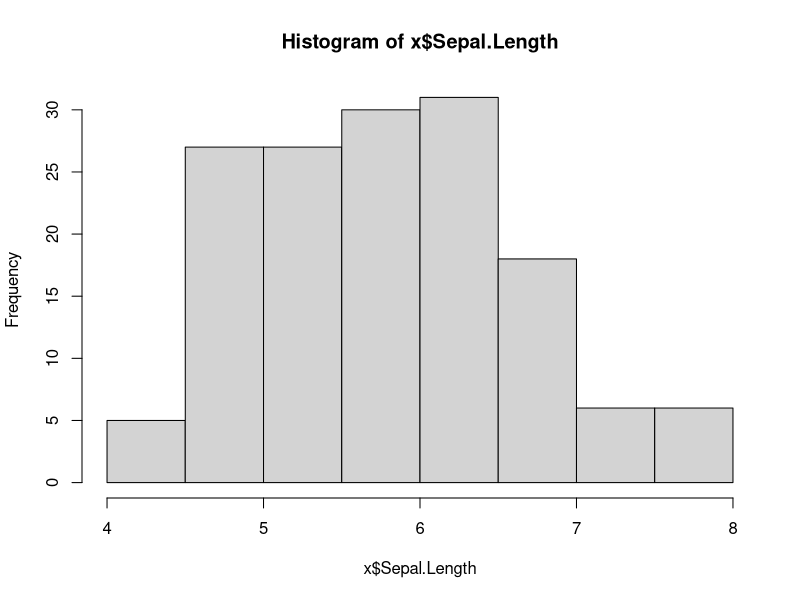
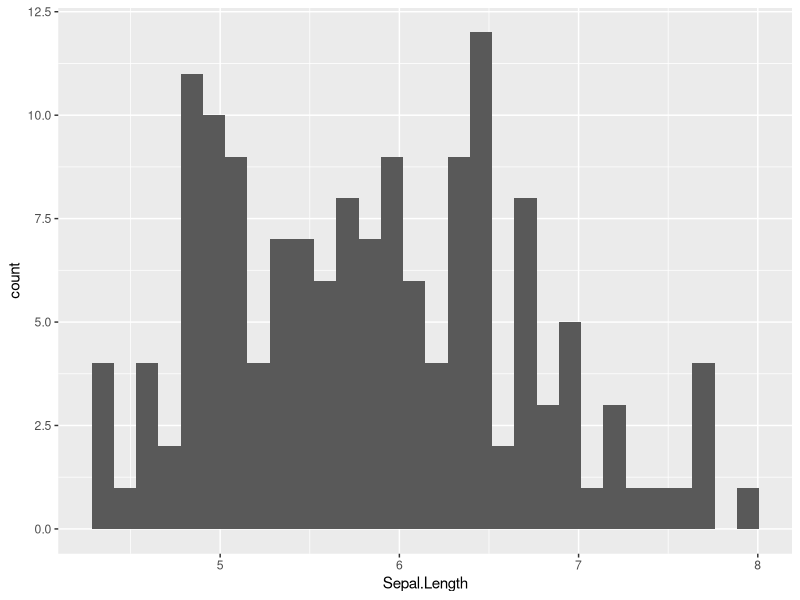
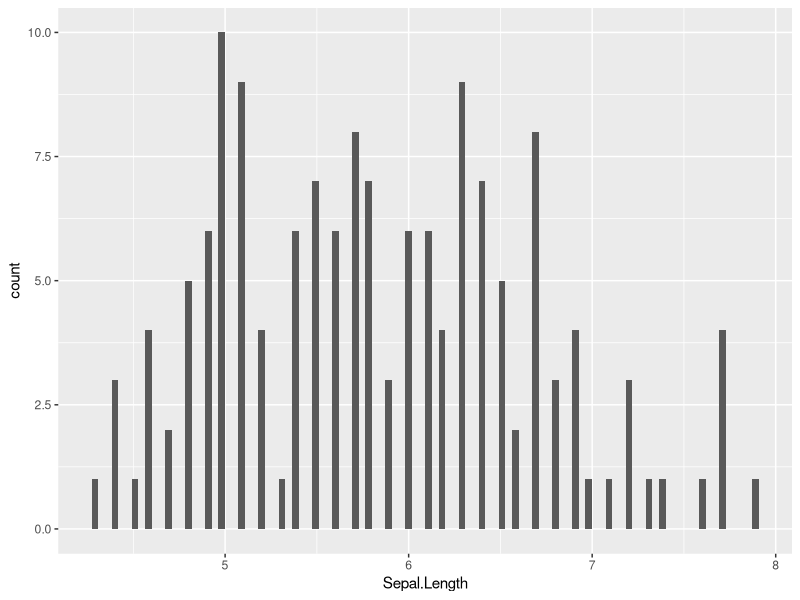
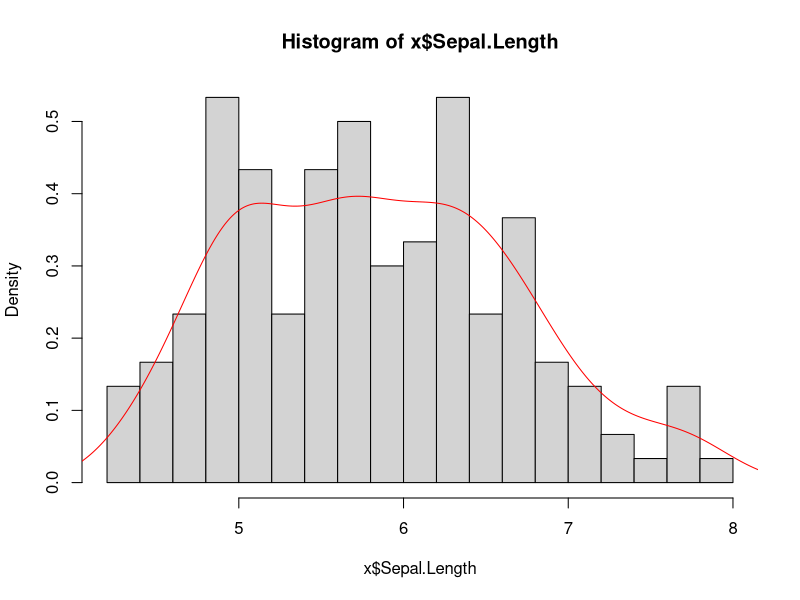
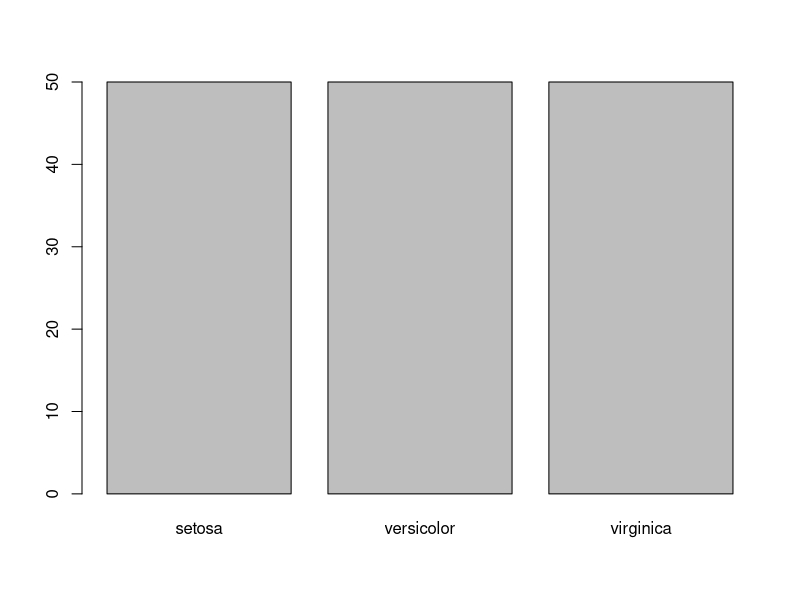
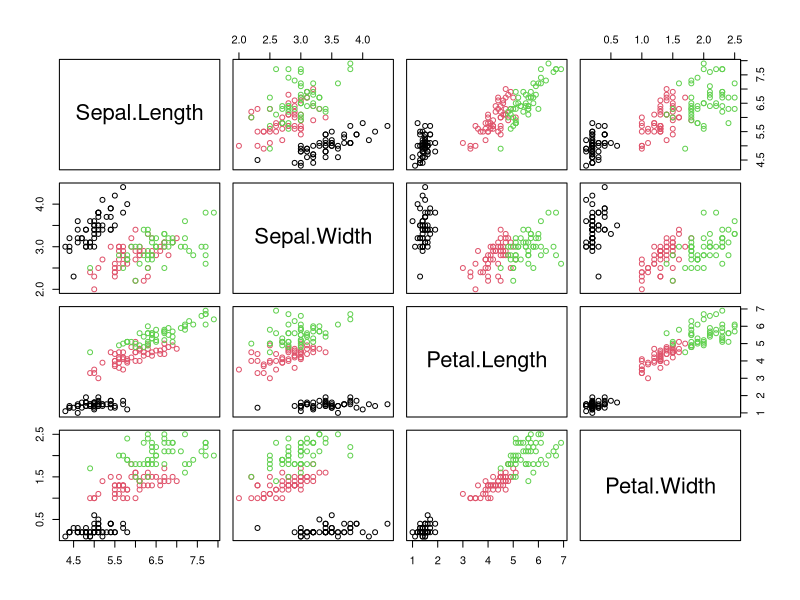
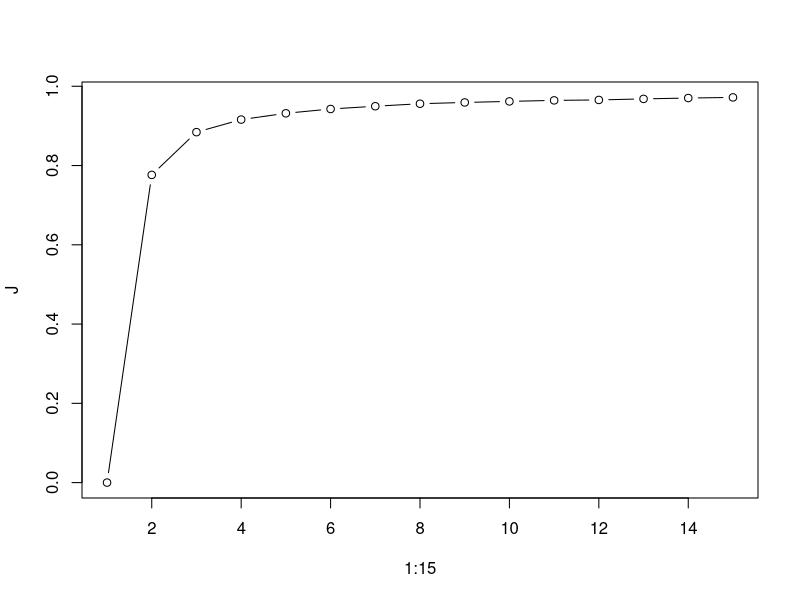
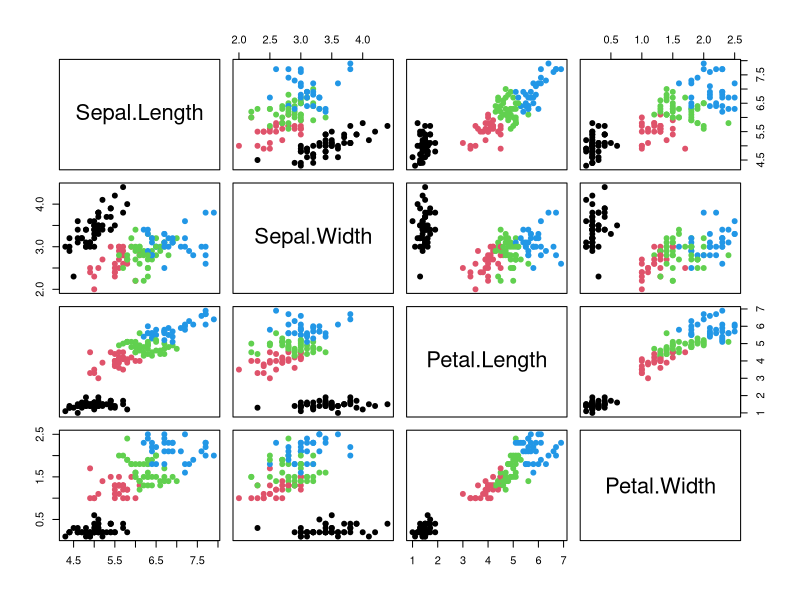

Here is the R script that generated these plots, in order:
## ---- chunk 1
x=iris
summary(x)
## ---- chunk 2
hist(x$Sepal.Length)
## ---- chunk 3
library(ggplot2)
ggplot(x)+geom_histogram(aes(x=Sepal.Length))
## ---- chunk 4
ggplot(x)+geom_histogram(aes(x=Sepal.Length),bins=100)
hist(x$Sepal.Length,breaks=20,freq=FALSE)
lines(density(x$Sepal.Length),col='red')
## ---- chunk 5
barplot(summary(x$Species))
## ---- chunk 6
pairs(x[,-5],col=as.numeric(x$Species))
## ---- chunk 7
library(class)
?kmeans
## ---- chunk 8
#try 1. not set nstart, 2. try nstart=10 not a good result
out=kmeans(x[,-5],3,nstart=10)
out
## ---- chunk 9
J=c()
for (k in 1:15){
  out=kmeans(x[,-5],k,nstart=15)
  J[k]=out$betweenss/out$totss   #B/S
}
plot(1:15,J,type='b') 
#we choose k from 2-15, so
## ---- chunk 10
out= kmeans(x[,-5],4)
pairs(x[,-5],col=out$cluster,pch=19)
out1= kmeans(x[,-5],3)
pairs(x[,-5],col=out1$cluster,pch=19)
## ---- chunk 11
x1=swiss
summary(swiss)
## ---- chunk 12
J1=c()
for (k in 1:15){
  out=kmeans(x1,k,nstart=15)
  J1[k]=out$betweenss/out$totss   #B/S
}
plot(1:15,J1,type='b') 

# we find a smallest point up to the last 10 % (we can put a threshold on the plot)
abline(h=0.9*max(J1[15]-J1[1]),col='red')
J1
## ---- chunk 13
#better automation: point to point difference
thd=0.1
plot(diff(J1),type='b')
abline(h=thd*max(diff(J1)),col='red')
#plus one because the points here are the difference
#for
Kstar=max(which(diff(J1)>=thd*max(diff(J1))))+1
Kstar
## ---- chunk 14
out11= kmeans(x1,4,nstart=15)
pairs(x1,col=out11$cluster,pch=19)
out12= kmeans(x1,5, nstart=15)
pairs(x1,col=out12$cluster,pch=19)

out12
#here we see that the cluster 2 means we think it is a big city, more balance
#there's geneve, Rive Droite, Rive Gauche
#with K-mean we don't really see which variable is most contributed
